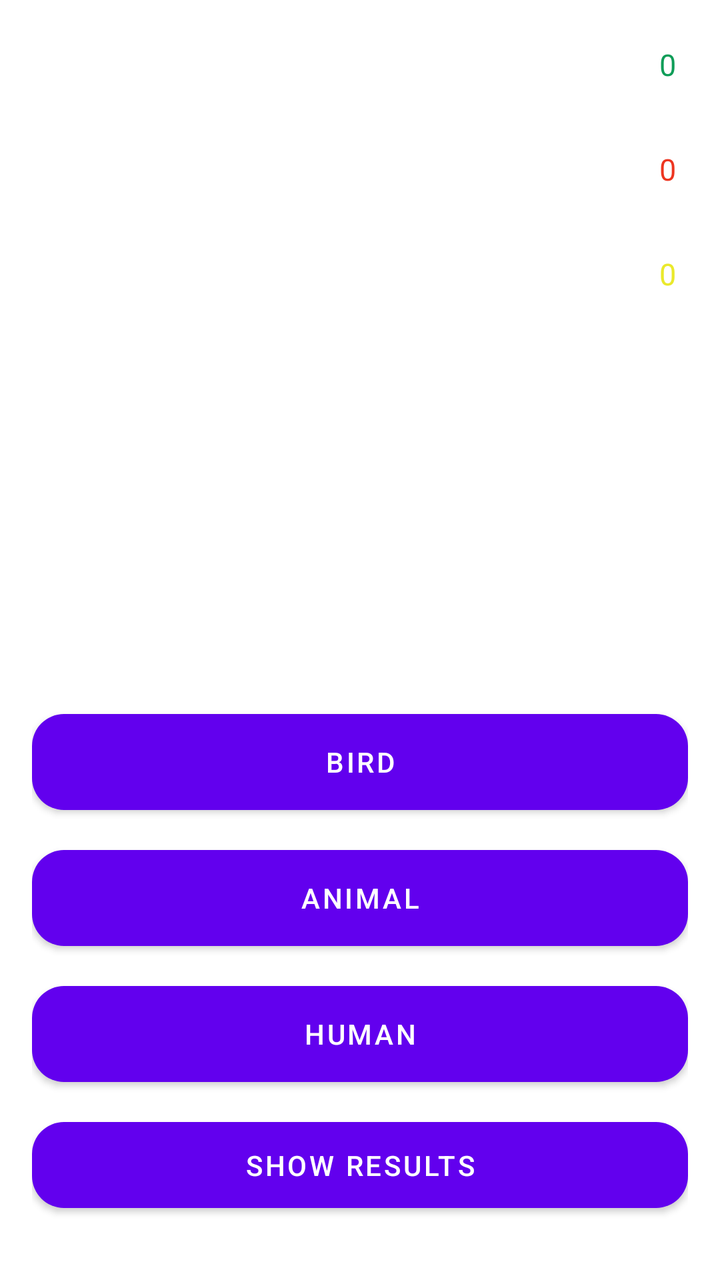
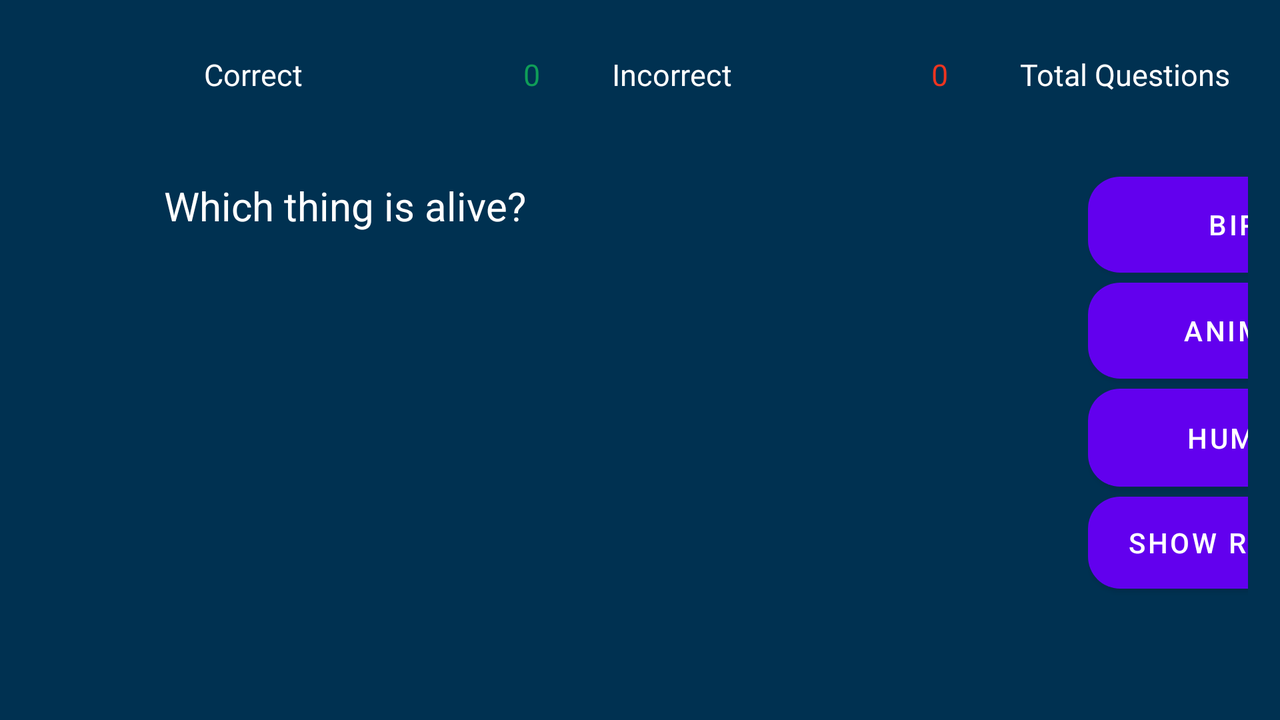

An Android layout and its configuration variant, each rendered on a device that would load it. The default file and the variant file are quoted in full after the pictures.
<!-- AndroidManifest.xml: application theme Theme.My_Learning_Application -->
<!-- res/layout/activity_1.xml -->
<?xml version="1.0" encoding="utf-8"?>
<LinearLayout
xmlns:android="http://schemas.android.com/apk/res/android"
xmlns:app="http://schemas.android.com/apk/res-auto"
xmlns:tools="http://schemas.android.com/tools"
android:layout_width="match_parent"
android:layout_height="match_parent"
android:paddingTop="16dp"
android:paddingBottom="16dp"
android:paddingLeft="16dp"
android:paddingRight="16dp"
android:orientation="vertical"
tools:context=".Activity1">

<RelativeLayout
    android:layout_width="match_parent"
    android:layout_height="wrap_content"
    android:layout_marginBottom="20dp"
    android:padding="6dp">

    <TextView
        android:id="@+id/score_text"
        android:layout_width="wrap_content"
        android:layout_height="wrap_content"
        android:layout_alignParentLeft="true"
        android:text="Correct"
        android:textColor="@color/white"
        android:textSize="15sp" />

    <TextView
        android:id="@+id/score"
        android:layout_width="wrap_content"
        android:layout_height="wrap_content"
        android:layout_alignParentRight="true"
        android:text="0"
        android:textColor="#0F9D58"
        android:textSize="15sp" />
</RelativeLayout>

<RelativeLayout
    android:layout_width="match_parent"
    android:layout_height="wrap_content"
    android:layout_marginBottom="20dp"
    android:padding="6dp">

    <TextView
        android:id="@+id/incorrect_text"
        android:layout_width="wrap_content"
        android:layout_height="wrap_content"
        android:layout_alignParentLeft="true"
        android:text="Incorrect"
        android:textSize="15sp"
        android:textColor="@color/white"/>

    <TextView
        android:id="@+id/incorrect"
        android:layout_width="wrap_content"
        android:layout_height="wrap_content"
        android:layout_alignParentRight="true"
        android:text="0"
        android:textColor="#ed3520"
        android:textSize="15sp"/>

</RelativeLayout>

<RelativeLayout
    android:layout_width="match_parent"
    android:layout_height="wrap_content"
    android:layout_marginBottom="20dp"
    android:padding="6dp">

    <TextView
        android:id="@+id/totalquestion_text"
        android:layout_width="wrap_content"
        android:layout_height="wrap_content"
        android:layout_alignParentLeft="true"
        android:text="Total Questions"
        android:textSize="15sp"
        android:textColor="@color/white"/>

    <TextView
        android:id="@+id/totalquestion"
        android:layout_width="wrap_content"
        android:layout_height="wrap_content"
        android:layout_alignParentRight="true"
        android:text="0"
        android:textSize="15sp"
        android:textColor="#eae92b"/>

</RelativeLayout>

<TextView
    android:id="@+id/question"
    android:layout_width="match_parent"
    android:layout_height="169dp"
    android:layout_marginBottom="15dp"
    android:padding="6dp"
    android:text="Which thing is alive?"
    android:textColor="@color/white"
    android:textSize="20sp" />

<Button
    android:layout_width="match_parent"
    android:layout_height="wrap_content"
    android:text="bird"
    android:background="@drawable/btn_bg"
    android:textColor="@color/white"
    android:padding="3dp"
    android:layout_marginBottom="20dp"
    android:enabled="true"
    android:id="@+id/choice1"/>

<Button
    android:id="@+id/choice2"
    android:layout_width="match_parent"
    android:layout_height="wrap_content"
    android:layout_marginBottom="20dp"
    android:enabled="true"
    android:padding="3dp"
    android:background="@drawable/btn_bg"
    android:text="animal"
    android:textColor="@color/white" />


<Button
    android:id="@+id/choice3"
    android:layout_width="match_parent"
    android:layout_height="wrap_content"
    android:layout_marginBottom="20dp"
    android:enabled="true"
    android:padding="3dp"
    android:text="human"
    android:background="@drawable/btn_bg"
    android:textColor="@color/white" />


<Button
    android:id="@+id/resultBtn"
    android:layout_width="match_parent"
    android:layout_height="wrap_content"
    android:layout_marginBottom="20dp"
    android:enabled="true"
    android:padding="3dp"
    android:text="Show Results"
    android:background="@drawable/btn_bg"
    android:textColor="@color/white" />

<RelativeLayout
    android:layout_width="match_parent"
    android:layout_height="wrap_content"
    android:layout_marginBottom="20dp"
    android:padding="3dp">

    
    
    
    
    
    
    
    
    
    
    <TextView
        android:id="@+id/answer"
        android:layout_width="wrap_content"
        android:layout_height="wrap_content"
        android:layout_alignParentRight="true"
        android:layout_marginRight="167dp"
        android:gravity="center"
        android:text=" "
        android:textColor="@color/white"
        android:textSize="20sp" />

</RelativeLayout>











</LinearLayout>
<!-- resources referenced by this layout -->
<resources>
  <color name="white">#FFFFFFFF</color>
  <!-- drawable btn_bg (drawable) -->
  <?xml version="1.0" encoding="utf-8"?>
  <shape android:shape="rectangle" xmlns:android="http://schemas.android.com/apk/res/android">
      <solid android:color="#FF9800"/>
      <corners android:radius="16dp"/>
  </shape>
  <style name="Theme.My_Learning_Application" parent="Theme.MaterialComponents.DayNight.DarkActionBar">
          
          <item name="colorPrimary">@color/purple_500</item>
          <item name="colorPrimaryVariant">@color/purple_700</item>
          <item name="colorOnPrimary">@color/white</item>
          
          <item name="colorSecondary">@color/teal_200</item>
          <item name="colorSecondaryVariant">@color/teal_700</item>
          <item name="colorOnSecondary">@color/black</item>
          
          <item name="android:statusBarColor">?attr/colorPrimaryVariant</item>
          
      </style>
  <color name="purple_500">#FF6200EE</color>
  <color name="purple_700">#FF3700B3</color>
  <color name="teal_200">#FF03DAC5</color>
  <color name="teal_700">#FF018786</color>
  <color name="black">#FF000000</color>
</resources>
<!-- res/layout-land/activity_1.xml (the repository's variant of the layout above) -->
<!-- drawn on the phone turned sideways -->
<?xml version="1.0" encoding="utf-8"?>
    <LinearLayout
    xmlns:android="http://schemas.android.com/apk/res/android"
    xmlns:app="http://schemas.android.com/apk/res-auto"
    xmlns:tools="http://schemas.android.com/tools"
        android:layout_width="match_parent"
        android:layout_height="match_parent"
        android:orientation="vertical"
        android:paddingLeft="16dp"
        android:paddingTop="16dp"
        android:paddingRight="16dp"
        android:paddingBottom="16dp"
        tools:context=".Activity1"
    android:background="#003151">

    <LinearLayout
        android:layout_width="match_parent"
        android:layout_height="wrap_content"
        android:orientation="horizontal"
        >
        <RelativeLayout
            android:layout_width="180dp"
            android:layout_height="wrap_content"
            android:layout_marginBottom="20dp"
            android:layout_marginTop="5dp"
            android:layout_marginLeft="80dp"
            android:layout_marginRight="12dp"
            android:padding="6dp">

            <TextView
                android:id="@+id/score_text"
                android:layout_width="wrap_content"
                android:layout_height="wrap_content"
                android:layout_alignParentLeft="true"
                android:text="Correct"
                android:textColor="@color/white"
                android:textSize="15sp" />

            <TextView
                android:id="@+id/score"
                android:layout_width="wrap_content"
                android:layout_height="wrap_content"
                android:layout_alignParentRight="true"
                android:text="0"
                android:textColor="#0F9D58"
                android:textSize="15sp" />
        </RelativeLayout>

        <RelativeLayout
            android:layout_width="180dp"
            android:layout_height="wrap_content"
            android:layout_marginBottom="20dp"
            android:layout_marginLeft="12dp"
            android:layout_marginRight="12dp"
            android:layout_marginTop="5dp"
            android:padding="6dp">

            <TextView
                android:id="@+id/incorrect_text"
                android:layout_width="wrap_content"
                android:layout_height="wrap_content"
                android:layout_alignParentLeft="true"
                android:text="Incorrect"
                android:textColor="@color/white"
                android:textSize="15sp" />

            <TextView
                android:id="@+id/incorrect"
                android:layout_width="wrap_content"
                android:layout_height="wrap_content"
                android:layout_alignParentRight="true"
                android:text="0"
                android:textColor="#ed3520"
                android:textSize="15sp" />

        </RelativeLayout>
        <RelativeLayout
            android:layout_width="180dp"
            android:layout_height="wrap_content"
            android:layout_marginBottom="20dp"
            android:padding="6dp"
            android:layout_marginTop="5dp"
            android:layout_marginLeft="12dp"
            android:layout_marginRight="25dp"
            >

            <TextView
                android:id="@+id/totalquestion_text"
                android:layout_width="wrap_content"
                android:layout_height="wrap_content"
                android:layout_alignParentLeft="true"
                android:text="Total Questions"
                android:textColor="@color/white"
                android:textSize="15sp" />

            <TextView
                android:id="@+id/totalquestion"
                android:layout_width="wrap_content"
                android:layout_height="wrap_content"
                android:layout_alignParentRight="true"
                android:text="0"
                android:textColor="#eae92b"
                android:textSize="15sp" />

        </RelativeLayout>
    </LinearLayout>

    <LinearLayout
        android:layout_width="match_parent"
        android:layout_height="match_parent"
        android:orientation="horizontal">
    <LinearLayout
        android:layout_width="wrap_content"
        android:layout_height="290dp"
        android:orientation="vertical"
        android:layout_marginTop="10dp"
        android:layout_marginLeft="60dp"
        >
        <TextView
            android:id="@+id/question"
            android:layout_width="388dp"
            android:layout_height="119dp"
            android:padding="6dp"
            android:text="Which thing is alive?"
            android:textColor="@color/white"
            android:textSize="20sp"
            tools:layout_editor_absoluteX="18dp"
            tools:layout_editor_absoluteY="35dp" />








        <TextView
            android:id="@+id/answer"
            android:layout_width="match_parent"
            android:layout_height="wrap_content"
            android:layout_marginTop="10dp"
            android:padding="5dp"
            android:text=" "
            android:textAlignment="center"
            android:layout_gravity="center"
            android:textColor="@color/white"
            android:textSize="20sp" />
        
    </LinearLayout>

        <LinearLayout
            android:layout_width="match_parent"
            android:layout_height="288dp"
            android:orientation="vertical"
            android:layout_marginTop="10dp"
            android:layout_marginLeft="80dp">

            <Button
                android:id="@+id/choice1"
                android:layout_width="155dp"
                android:layout_height="wrap_content"
                android:background="@drawable/btn_bg"
                android:enabled="true"
                android:layout_marginBottom="5dp"
                android:layout_marginTop="5dp"
                android:padding="3dp"
                android:text="bird"
                android:textColor="@color/white"
                tools:layout_editor_absoluteX="420dp"
                tools:layout_editor_absoluteY="81dp" />

            <Button
                android:id="@+id/choice2"
                android:layout_width="155dp"
                android:layout_height="wrap_content"
                android:background="@drawable/btn_bg"
                android:enabled="true"
                android:padding="3dp"
                android:text="animal"
                android:layout_marginBottom="5dp"
                android:textColor="@color/white"
                tools:layout_editor_absoluteX="409dp"
                tools:layout_editor_absoluteY="19dp" />

            <Button
                android:id="@+id/choice3"
                android:layout_width="155dp"
                android:layout_height="49dp"
                android:background="@drawable/btn_bg"
                android:enabled="true"
                android:padding="3dp"
                android:text="human"
                android:textColor="@color/white"
                tools:layout_editor_absoluteX="410dp"
                tools:layout_editor_absoluteY="158dp" />

            <Button
                android:id="@+id/resultBtn"
                android:layout_width="155dp"
                android:layout_height="46dp"
                android:background="@drawable/btn_bg"
                android:enabled="true"
                android:padding="3dp"
                android:layout_marginBottom="5dp"
                android:layout_marginTop="5dp"
                android:text="Show Results"
                android:textColor="@color/white"
                tools:layout_editor_absoluteX="410dp"
                tools:layout_editor_absoluteY="238dp" />

        </LinearLayout>
    </LinearLayout>
</LinearLayout>
